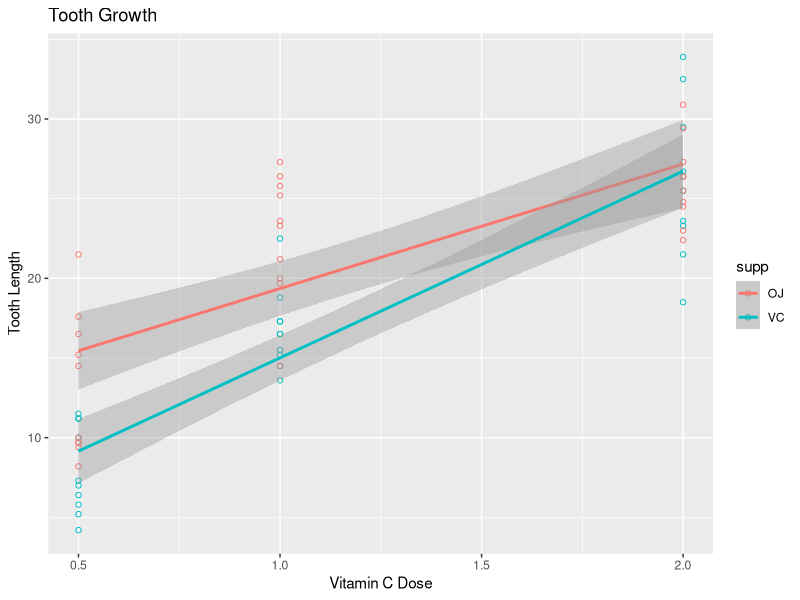

Generate this figure with R: (Note: this script raises an error after producing the figure.)
## ---- chunk 1
library(datasets); str(ToothGrowth)
unique(ToothGrowth$dose)
suppressWarnings(library(ggplot2)); ggplot(ToothGrowth, aes(x = dose, y = len, color = supp)) + 
    geom_point(shape = 1) + geom_smooth(method=lm) +  ylab("Tooth Length") + 
    xlab("Vitamin C Dose") + ggtitle("Tooth Growth")
## ---- chunk 2
summary(ToothGrowth)
## ---- chunk 3
t.test(len ~ dose, paired= FALSE, var.equal = FALSE, 
       data = ToothGrowth[ToothGrowth$dose %in% c(0.5,1),])$conf.int
t.test(len ~ dose, paired= FALSE, var.equal = FALSE, 
       data = ToothGrowth[ToothGrowth$dose %in% c(1,2),])$conf.int
t.test(len ~ dose, paired= FALSE, var.equal = FALSE, 
       data = ToothGrowth[ToothGrowth$dose %in% c(0.5,2),])$conf.int

## ---- chunk 4
t.test(len ~ supp, paired= FALSE, var.equal = FALSE, 
       data = ToothGrowth[ToothGrowth$dose==0.5,])$conf.int
t.test(len ~ supp, paired= FALSE, var.equal = FALSE, 
       data = ToothGrowth[ToothGrowth$dose==1,])$conf.int
t.test(len ~ supp, paired= FALSE, var.equal = FALSE, 
       data = ToothGrowth[ToothGrowth$dose==2,])$conf.int
